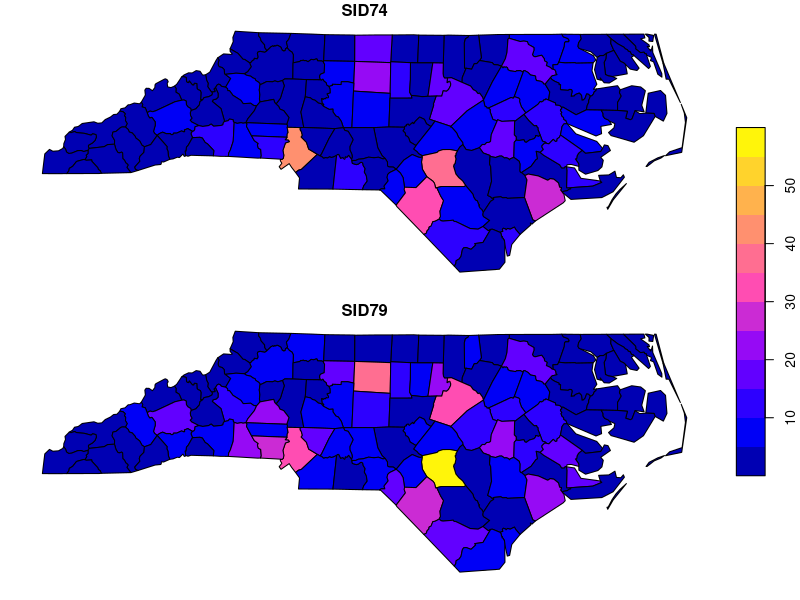
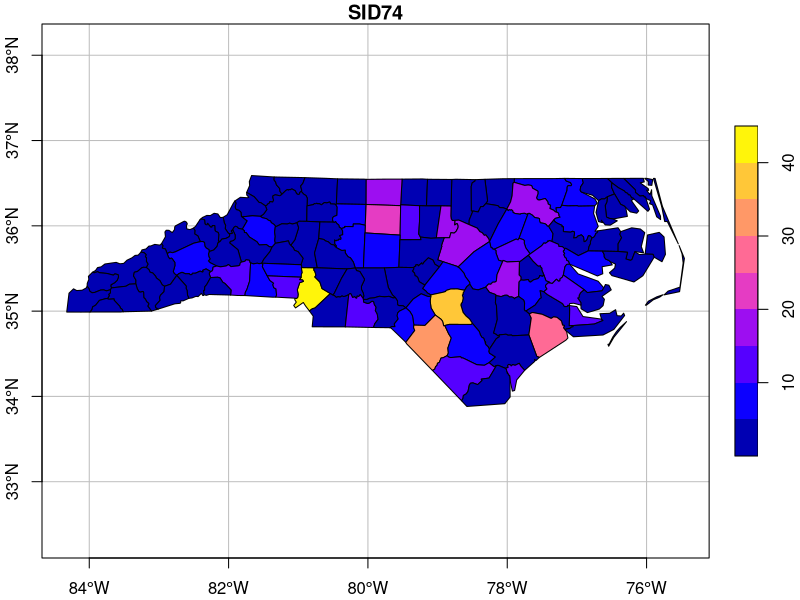

Reproduce these figures in R, in order. (Note: this script raises an error after producing the figures.)
## ----setup, include=FALSE------------------------------------------------
knitr::opts_chunk$set(echo = FALSE)
library(sf)
library(tidyverse)
nc = read_sf(system.file("gpkg/nc.gpkg", package="sf"))
pts = st_centroid(st_geometry(nc))
xy = st_coordinates(st_centroid(nc$geom))


## ---- results='asis'-----------------------------------------------------
cols = c(3,5,9:14)
knitr::kable(as.data.frame(nc)[1:7,cols])


## ---- results='asis'-----------------------------------------------------
cols = c(3,5,9:10,16:17)
# xy = st_coordinates((nc$geom))
nc$longitude = xy[,1]
nc$latitude = xy[,2]
knitr::kable(as.data.frame(nc)[1:7,cols])


## ---- results='asis'-----------------------------------------------------
cols = c(3,5,9:14)
nc$geometry = format(pts)
cols = c(3,5,9:10,ncol(nc))
knitr::kable(as.data.frame(nc)[1:7,cols])


## ---- results='asis'-----------------------------------------------------
cols = c(3,5,9:14)
nc$geometry = format(nc$geom, width = 50)
cols = c(3,5,9:10,ncol(nc))
knitr::kable(as.data.frame(nc)[1:7,cols])


## ------------------------------------------------------------------------
plot(nc[c("SID74", "SID79")], key.pos = 4)
st_crs(nc)


## ----fig.height=4--------------------------------------------------------
plot(nc[c("SID74")], key.pos = 4, axes = TRUE, graticule = TRUE)
knitr::include_graphics('xkcd.png')


## ---- echo=TRUE----------------------------------------------------------
pts = st_centroid(st_geometry(nc))
st_crs(pts)
pts[[1]]
st_transform(pts[1], "+proj=longlat +datum=WGS84")[[1]]


## ----fig.height=3,fig.width=11-------------------------------------------
par(mfrow = c(1, 3))
suppressMessages(f0 <- f <- st_filter(nc, nc[10,], .predicate = st_intersects))
plot(st_geometry(f0), main = "st_intersects")
plot(st_geometry(f0), col = 'green', add = TRUE)
plot(st_geometry(nc[10,]), col = NA, border = 'red', add = TRUE, lwd = 3)
suppressMessages(f <- st_filter(nc, nc[10,], .predicate = st_touches))
plot(st_geometry(f0), main = "st_touches")
plot(st_geometry(f), col = 'green', add = TRUE)
plot(st_geometry(nc[10,]), col = NA, border = 'red', add = TRUE, lwd = 3)
suppressMessages(sel <- lengths(st_relate(nc, nc[10,], pattern = "F***1****")) > 0)
plot(st_geometry(f0), main = "st_relate: touch along line")
plot(st_geometry(nc)[sel], col = 'green', add = TRUE)
plot(st_geometry(nc[10,]), col = NA, border = 'red', add = TRUE, lwd = 3)


## ----fig.height=3--------------------------------------------------------
library(rnaturalearth)
w = ne_countries(returnclass = "sf")
par(mar=c(3.1,3.1,0.1,0.1))
plot(st_geometry(w), add = FALSE, border = 'orange', axes = TRUE, xlim = c(-180,180))
g = st_make_grid() # global 10-degree grid
plot(g, add = TRUE)
plot(g[c(1,36)], col = c('red', 'green'), add = TRUE)

## ----echo=TRUE-----------------------------------------------------------
g[c(1,36)] %>% st_touches()


## ----fig.height=3--------------------------------------------------------
g = st_make_grid()[1:108]
g1 = st_transform(g, 3031)
par(mar=rep(0,4))
plot(g1)
plot(g1[c(1,36)], col = c('red', 'green'), add = TRUE)
plot(st_transform(w[7,1], 3031), add = TRUE, col = NA, border = 'orange')

## ----echo=TRUE-----------------------------------------------------------
g[c(1,36)] %>% st_transform(3031) %>% st_touches()
g[c(1,36)] %>% st_transform(3031) %>% st_set_precision(units::set_units(1, mm)) %>% st_touches()


## ----fig.height=4,fig.width=11-------------------------------------------
par(mfrow = c(1,2))
g = st_make_grid()
plot(g, axes = TRUE, main = 'equirectangular')
plot(g[c(1,36)], col = c('red', 'green'), add = TRUE)
plot(g1, main = 'polar stereographic')
plot(g1[c(1,36)], col = c('red', 'green'), add = TRUE)


## ------------------------------------------------------------------------
g[c(1,36)] %>% st_transform(3031) %>% st_set_precision(units::set_units(1, mm)) %>% lwgeom::st_make_valid() #`[[`(1) #st_is_valid()


## ------------------------------------------------------------------------
g[[1]]


## ----fig.height = 3, fig.width=11----------------------------------------
g0 = g[1]
p1 = g0 %>% st_set_crs(NA) %>% st_segmentize(0.5)
p2 = g0 %>% st_segmentize(units::set_units(10, km))
par(mfrow = c(1, 2))
plot(p2, axes = TRUE, ylim = c(-80.4,-80), border = 'green', main = 'equirectilinear')
plot(p1, add = TRUE, border = 'red')
p2 %>% st_transform(3031) %>% plot(axes = TRUE, border = 'green', ylim = c(-1.13e6,-1.05e6), main = 'polar stereographic')
st_crs(p1) = 4326
p1 %>% st_transform(3031) %>% plot(add = TRUE, border = 'red')

## ---- echo=TRUE----------------------------------------------------------
st_area(p1) %>% units::set_units(km^2) # segmentized along parallel
st_area(p2) %>% units::set_units(km^2) # segmentized along great circle

## ------------------------------------------------------------------------
a1 = st_area(p1) %>% units::set_units(km^2) # segmentized along parallel
a2 = st_area(p2) %>% units::set_units(km^2) # segmentized along great circle
d = (a1/a2) %>% units::set_units('%')
d - units::set_units(100, "%")


## ----fig.width=11,fig.height=3.5-----------------------------------------
par(mfrow=c(1,2))
par(mar = c(0,0,1,0))
plot(st_geometry(w[7,1]), col = NA, border = 'orange', main = "equirectangular", asp = 2)
plot(st_geometry(st_transform(w[7,1], 3031)), col = NA, border = 'orange', main = "polar stereographic")

## ----echo=TRUE-----------------------------------------------------------
w[7,] %>% st_geometry() %>% st_is_valid()
w[7,] %>% st_geometry() %>% st_transform(3031) %>% st_is_valid()


## ----echo=TRUE-----------------------------------------------------------
1/3 == (1 - 2/3)
(x = c(1/3, 1 - 2/3))
print(x, digits = 20)
diff(x)


## ----echo=TRUE-----------------------------------------------------------
.Machine$double.eps
2.2e-16 * units::set_units(110, km) %>% units::set_units(nm)


## ----out.width=600-------------------------------------------------------
knitr::include_graphics('landuse.png')


## ----fig.width=10,fig.height=2.4-----------------------------------------
suppressPackageStartupMessages(library(stars))
system.file("tif/L7_ETMs.tif", package = "stars") %>% read_stars() %>% `[`(,,,1:4) %>% plot()


## ----out.width=1000------------------------------------------------------
knitr::include_graphics('cube1.png')


## ----out.width=1000------------------------------------------------------
knitr::include_graphics('cube2.png')


## ----out.width=800-------------------------------------------------------
knitr::include_graphics('cube3.png')


## ----out.width=800-------------------------------------------------------
knitr::include_graphics('cube4.png')
